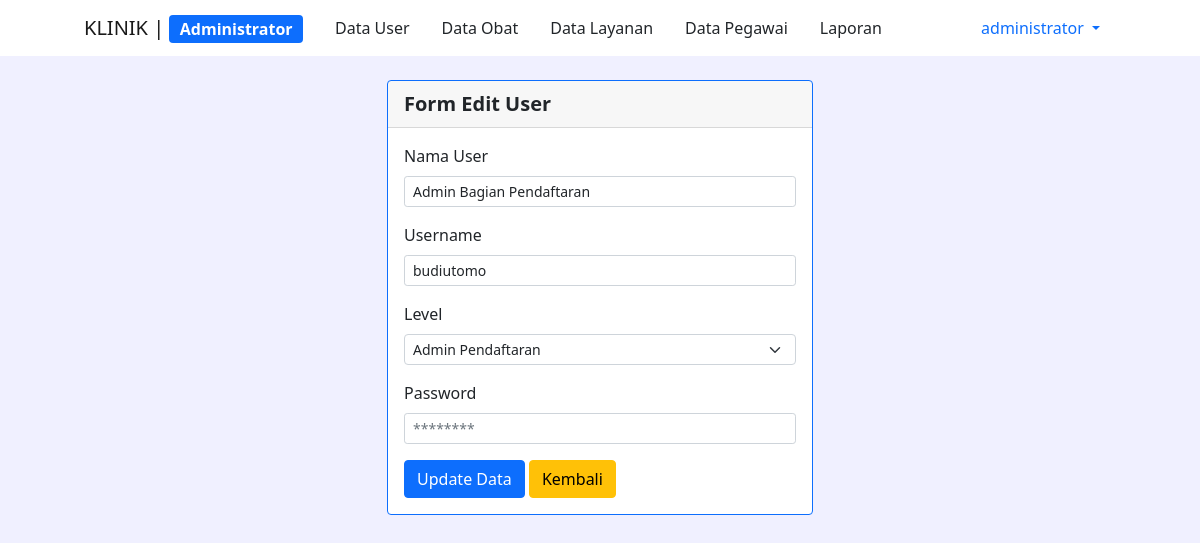
Page /pages/user_data/edit.php?id=5 (signed in) on the committed database.
### tables this page shows
CREATE TABLE `user` (
  `id` int(11) NOT NULL,
  `nama` varchar(255) NOT NULL,
  `username` varchar(255) NOT NULL,
  `password` varchar(255) NOT NULL,
  `level` varchar(20) NOT NULL
);

### pages/user_data/edit.php (the view, shortened to what this page needs)
<?php
include '../../layouts/backend/header.php';
?>
<div class="container-fluid">
  <div class="row col">
    <?php include_once('../../layouts/menu.php'); ?>
  </div>
  <div class="row d-flex justify-content-center mt-4 mx-5">
    <div class="col-5">
      <div class="card border-primary mb-3">
        <div class="card-header fw-bold fs-5">Form Edit User</div>
        <div class="card-body">
          <?php
          include '../../config/connection.php';
          $id = $_GET['id'];
          $result = mysqli_query($koneksi, "SELECT * FROM user WHERE id=$id");
          while ($user_data = mysqli_fetch_array($result)) {
            $nama = $user_data['nama'];
            $username = $user_data['username'];
            $level = $user_data['level'];
          }
          ?>
          <form method="POST" action="proses_edit.php">
            <div class="mb-3">
              <label for="exampleInputEmail1" class="form-label">Nama User</label>
              <input type="text" class="form-control form-control-sm" id="nama" name="nama" placeholder="Nama Lengkap" value="<?php echo $nama; ?>">
              </div>
              <div class=" mb-3">
              <label for="username" class="form-label">Username</label>
              <input type="text" class="form-control form-control-sm" id="username" name="username" placeholder="Username Login" value="<?= $username; ?>">
              </div>
              <div class=" mb-3">
              <label for="level" class="form-label">Level</label>
              <select class="form-select form-select-sm" name="level" id="level">
                <option value="admin_daftar" <?php if($level == "admin_daftar") { echo "selected"; } ?> >Admin Pendaftaran</option>
              </select>
            </div>
            <div class="mb-3">
              <label for="password" class="form-label">Password</label>
              <input type="password" class="form-control form-control-sm" id="password" name="password" placeholder="********">
            </div>
            <button type="submit" class="btn btn-primary">Update Data</button>
            <a href="../admin/data_user.php" class="btn btn-warning">Kembali</a>
          </form>
        </div>
      </div>
    </div>
  </div>
</div>
<?php include '../../layouts/backend/footer.php'; ?>

### rows in the picture
user: nama "Admin Bagian Pendaftaran", username "budiutomo", level "Admin Pendaftaran"

### other values in the picture
$_SESSION['username'] "administrator"
